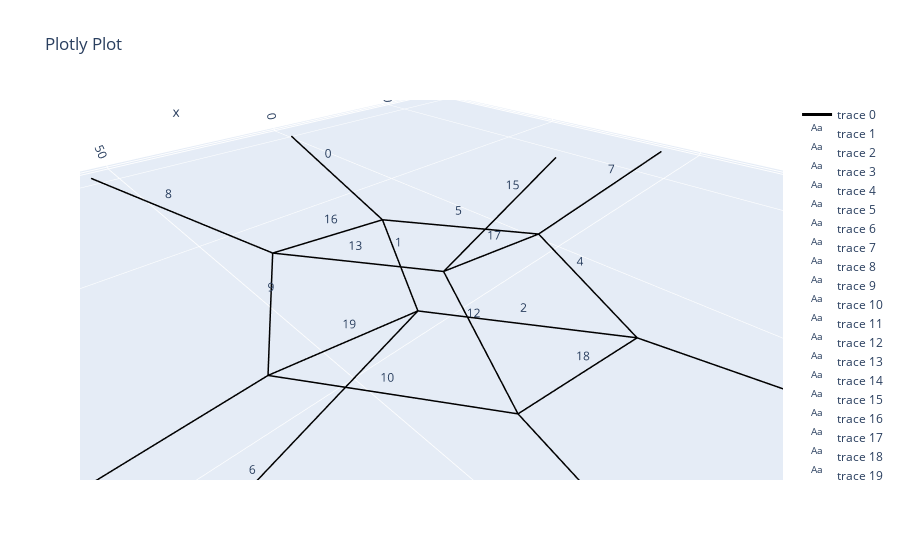

Notebook source saved alongside this figure:
### Code cell
net.initialize_shape_optimizer(function_type = 'standard',  method = 'L-BFGS-B')
net.optimize_vertices()
reference_point = [0,0,0]
net.scale_vertices(reference_point, net.l_scalar)
R, th = net.arc_param()
xyz = net.arc_points(n = 20) 
net.net_plot(color=True, elables = True, vlabels = False, plot_type = 'arcs')

### Figure 1 — Plotly figure (JSON) as saved in the notebook; plotly's stock layout.template omitted (floating-point values rounded to 4 significant figures; data arrays with more than 128 entries replaced by an {"elided": "..."} marker saying what was removed)
{"data": [{"line": {"color": "black", "width": 3}, "mode": "lines", "type": "scatter3d", "x": {"elided": "420 float values"}, "y": {"elided": "420 float values"}, "z": {"elided": "420 int values"}}, {"mode": "text", "text": ["0"], "type": "scatter3d", "x": [8.833], "y": [-65.68], "z": [0]}, {"mode": "text", "text": ["1"], "type": "scatter3d", "x": [25.94], "y": [-18.34], "z": [0]}, {"mode": "text", "text": ["2"], "type": "scatter3d", "x": [25.09], "y": [9.621], "z": [0]}, {"mode": "text", "text": ["3"], "type": "scatter3d", "x": [8.936], "y": [56.86], "z": [0]}, {"mode": "text", "text": ["4"], "type": "scatter3d", "x": [7.61], "y": [9.086], "z": [0]}, {"mode": "text", "text": ["5"], "type": "scatter3d", "x": [8.467], "y": [-18.87], "z": [0]}, {"mode": "text", "text": ["6"], "type": "scatter3d", "x": [67.19], "y": [5.262], "z": [0]}, {"mode": "text", "text": ["7"], "type": "scatter3d", "x": [-34.9], "y": [-6.942], "z": [0]}, {"mode": "text", "text": ["8"], "type": "scatter3d", "x": [48.41], "y": [-70.1], "z": [0]}, {"mode": "text", "text": ["9"], "type": "scatter3d", "x": [49.74], "y": [-22.33], "z": [0]}, {"mode": "text", "text": ["10"], "type": "scatter3d", "x": [48.88], "y": [5.625], "z": [0]}, {"mode": "text", "text": ["11"], "type": "scatter3d", "x": [48.51], "y": [52.43], "z": [0]}, {"mode": "text", "text": ["12"], "type": "scatter3d", "x": [31.4], "y": [5.089], "z": [0]}, {"mode": "text", "text": ["13"], "type": "scatter3d", "x": [32.26], "y": [-22.87], "z": [0]}, {"mode": "text", "text": ["14"], "type": "scatter3d", "x": [92.24], "y": [-6.305], "z": [0]}, {"mode": "text", "text": ["15"], "type": "scatter3d", "x": [-9.848], "y": [-18.51], "z": [0]}, {"mode": "text", "text": ["16"], "type": "scatter3d", "x": [29.53], "y": [-34.58], "z": [0]}, {"mode": "text", "text": ["17"], "type": "scatter3d", "x": [11.2], "y": [-7.158], "z": [0]}, {"mode": "text", "text": ["18"], "type": "scatter3d", "x": [27.82], "y": [21.33], "z": [0]}, {"mode": "text", "text": ["19"], "type": "scatter3d", "x": [46.15], "y": [-6.088], "z": [0]}], "layout": {"scene": {"aspectmode": "data"}, "title": {"text": "Plotly Plot"}}}
